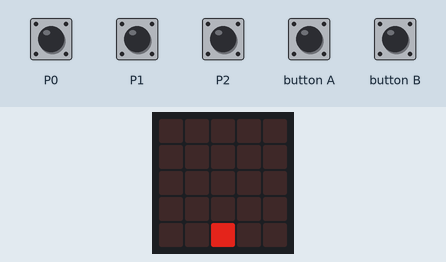
A program run on a simulated BBC micro:bit running MicroPython. On the bench: the board's 5×5 LED display. The test bench sets the inputs (shaded band). Dim RGB values are drawn brighter than linear; random numbers come from a fixed seed; the 48×5 strip is a reading aid, not a part: it shows the text the display is scrolling, unrolled, one strip-width of it at a time.

Above: at 1.2 s.
1.3 s: button A pressed for 0.15 s
2.0 s: button B pressed for 0.15 s
At 2.6 s:
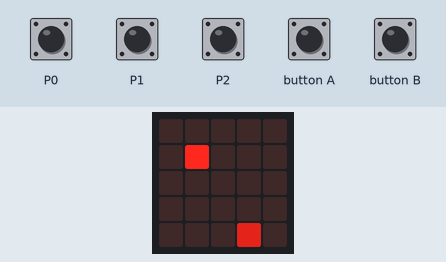
2.7 s: button A pressed for 1 s
At 2.91 s:
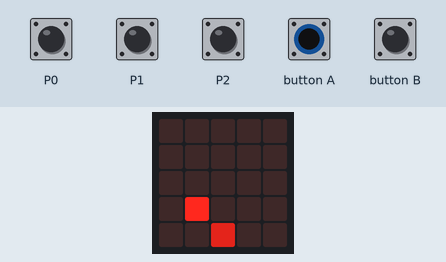
4.3 s: button B pressed for 1 s
At 4.41 s:
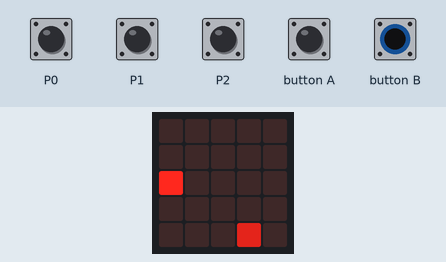
5.9 s: button A pressed for 0.15 s
At 6.08 s:
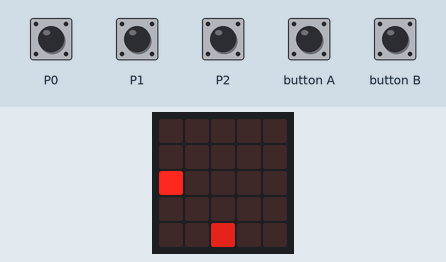
6.6 s: button B pressed for 0.15 s
At 9.1 s:
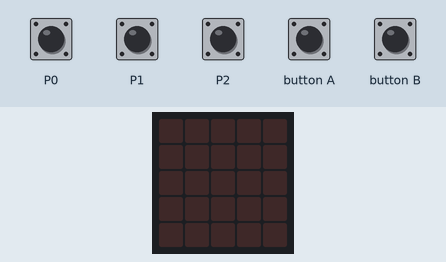
Timing chart, 0 to 10.6 s (numbered marks = the images above; inputs shaded):
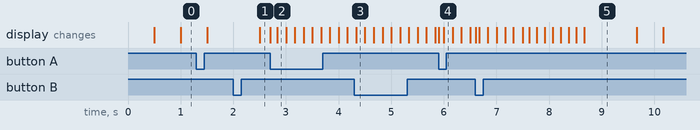

The program:

003_part03.py
```python
# Imports go at the top
from microbit import *
import random

def run_game(highscore):
    player_x = 2
    player_y = 4

    speed = 5
    if (pin0.is_touched()):
        speed = 10
    elif (pin1.is_touched()):
        speed = 5
    elif (pin2.is_touched()):
        speed = 2

    while (not button_a.was_pressed()):
        if (button_b.was_pressed()):
            display.scroll(highscore)
            sleep(500)
        display.set_pixel(player_x, player_y, 6)
        sleep(500)
        display.set_pixel(player_x, player_y, 0)
        sleep(500)

    object_x = random.randint(0, 4)
    object_y = 0
    frame = 0
    score = 0

    sleep(500)
    while True:
        if (frame % speed) == 0:
            display.set_pixel(object_x, object_y, 0)
            if (object_y + 1 <= 4):
                object_y += 1
            else:
                object_x = random.randint(0, 4)
                object_y = 0
                score += 1
            if (object_x == player_x and object_y == player_y):
                break

        # player code
        if (button_a.was_pressed() and player_x - 1 >= 0):
            display.set_pixel(player_x, player_y, 0)
            player_x -= 1;
        if (button_b.was_pressed() and player_x + 1 <= 4):
            display.set_pixel(player_x, player_y, 0)
            player_x += 1;

        display.set_pixel(object_x, object_y, 9)
        display.set_pixel(player_x, player_y, 6)
        frame += 1

        sleep(1000/30)

    if (highscore < score):
        highscore = score
    display.scroll(score)
    sleep(1000)

    return highscore

highscore = 0
while (True):
    highscore = run_game(highscore)
```
